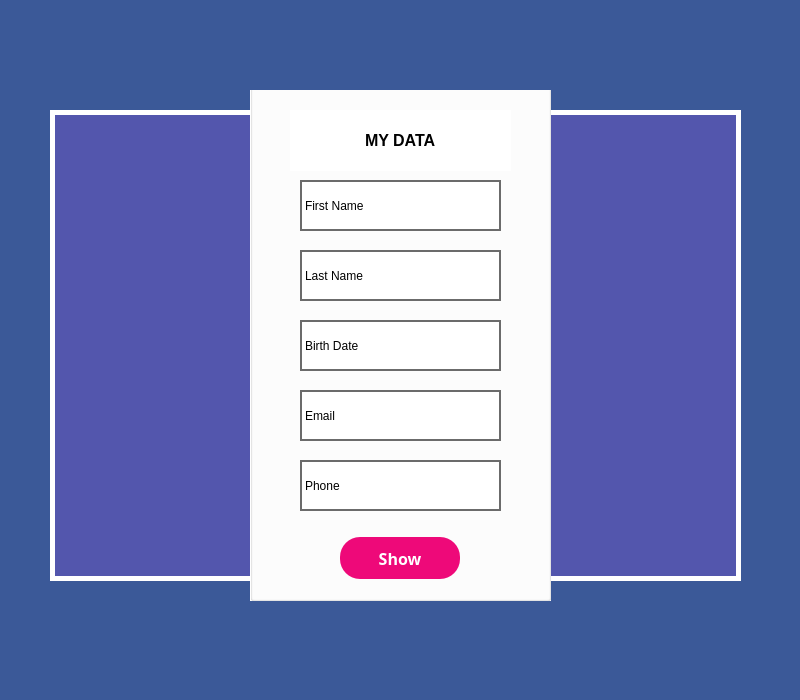
<?xml version="1.0" encoding="UTF-8"?>
<ui version="4.0">
 <class>Data</class>
 <widget class="QDialog" name="Data">
  <property name="geometry">
   <rect>
    <x>0</x>
    <y>0</y>
    <width>800</width>
    <height>700</height>
   </rect>
  </property>
  <property name="windowTitle">
   <string>Data</string>
  </property>
  <property name="styleSheet">
   <string notr="true">QObject{background-color: #3b5998;}</string>
  </property>
  <widget class="QFrame" name="frame">
   <property name="enabled">
    <bool>true</bool>
   </property>
   <property name="geometry">
    <rect>
     <x>50</x>
     <y>90</y>
     <width>691</width>
     <height>511</height>
    </rect>
   </property>
   <property name="styleSheet">
    <string notr="true">QFrame{
background-color: rgb(83, 86, 173);
border: 5px solid white;
margin: 20% 0;}</string>
   </property>
   <property name="frameShape">
    <enum>QFrame::StyledPanel</enum>
   </property>
   <property name="frameShadow">
    <enum>QFrame::Raised</enum>
   </property>
   <widget class="QGroupBox" name="groupBox">
    <property name="geometry">
     <rect>
      <x>200</x>
      <y>-20</y>
      <width>301</width>
      <height>531</height>
     </rect>
    </property>
    <property name="styleSheet">
     <string notr="true">QGroupBox{background-color: rgb(255, 255, 255);}
QLabel{
	font: 12pt &quot;Segoe UI&quot;;
}</string>
    </property>
    <property name="title">
     <string/>
    </property>
    <widget class="QLineEdit" name="lineEdit_14">
     <property name="geometry">
      <rect>
       <x>40</x>
       <y>40</y>
       <width>221</width>
       <height>61</height>
      </rect>
     </property>
     <property name="font">
      <font>
       <pointsize>12</pointsize>
       <bold>true</bold>
      </font>
     </property>
     <property name="styleSheet">
      <string notr="true">color: rgb(0, 0, 0);
border:none;
background-color: rgb(255, 255, 255);</string>
     </property>
     <property name="text">
      <string>MY DATA</string>
     </property>
     <property name="alignment">
      <set>Qt::AlignCenter</set>
     </property>
    </widget>
    <widget class="QLabel" name="label_fname">
     <property name="geometry">
      <rect>
       <x>50</x>
       <y>90</y>
       <width>201</width>
       <height>91</height>
      </rect>
     </property>
     <property name="styleSheet">
      <string notr="true">QLabel{
border: 2px solid #6b6b6b ;
background-color: rgb(255, 255, 255);
}</string>
     </property>
     <property name="text">
      <string>First Name</string>
     </property>
    </widget>
    <widget class="QLabel" name="label_lname">
     <property name="geometry">
      <rect>
       <x>50</x>
       <y>160</y>
       <width>201</width>
       <height>91</height>
      </rect>
     </property>
     <property name="styleSheet">
      <string notr="true">QLabel{
border: 2px solid #6b6b6b ;
background-color: rgb(255, 255, 255);
}</string>
     </property>
     <property name="text">
      <string>Last Name</string>
     </property>
    </widget>
    <widget class="QLabel" name="label_datebirth">
     <property name="geometry">
      <rect>
       <x>50</x>
       <y>230</y>
       <width>201</width>
       <height>91</height>
      </rect>
     </property>
     <property name="styleSheet">
      <string notr="true">QLabel{
border: 2px solid #6b6b6b ;
background-color: rgb(255, 255, 255);
}</string>
     </property>
     <property name="text">
      <string>Birth Date</string>
     </property>
    </widget>
    <widget class="QLabel" name="label_email">
     <property name="geometry">
      <rect>
       <x>50</x>
       <y>300</y>
       <width>201</width>
       <height>91</height>
      </rect>
     </property>
     <property name="styleSheet">
      <string notr="true">QLabel{
border: 2px solid #6b6b6b ;
background-color: rgb(255, 255, 255);
}</string>
     </property>
     <property name="text">
      <string>Email</string>
     </property>
    </widget>
    <widget class="QLabel" name="label_phone">
     <property name="geometry">
      <rect>
       <x>50</x>
       <y>370</y>
       <width>201</width>
       <height>91</height>
      </rect>
     </property>
     <property name="styleSheet">
      <string notr="true">QLabel{
border: 2px solid #6b6b6b ;
background-color: rgb(255, 255, 255);
}</string>
     </property>
     <property name="text">
      <string>Phone</string>
     </property>
    </widget>
    <widget class="QPushButton" name="pushButton_3">
     <property name="enabled">
      <bool>true</bool>
     </property>
     <property name="geometry">
      <rect>
       <x>90</x>
       <y>467</y>
       <width>120</width>
       <height>42</height>
      </rect>
     </property>
     <property name="font">
      <font>
       <family>Segoe UI Black</family>
       <pointsize>12</pointsize>
       <italic>false</italic>
       <fontweight>Black</fontweight>
      </font>
     </property>
     <property name="styleSheet">
      <string notr="true">QPushButton{
    width: 100px;
    background: #ee0979;
    font-weight: bold;
    color: white;
    border: 0 none;
    border-radius:20px;
    padding: 7px 5px;
	font: 900 12pt &quot;Segoe UI Black&quot;;
}


QPushButton::hover{
   border: 2px solid white;
    width: 100px;
    background: #ee0979;
    font-weight: bold;
    color: white;
     border-radius:20px;
    padding: 7px 5px;
	font: 900 12pt &quot;Segoe UI Black&quot;;
}
</string>
     </property>
     <property name="text">
      <string>Show</string>
     </property>
    </widget>
   </widget>
  </widget>
 </widget>
 <resources/>
 <connections/>
</ui>
